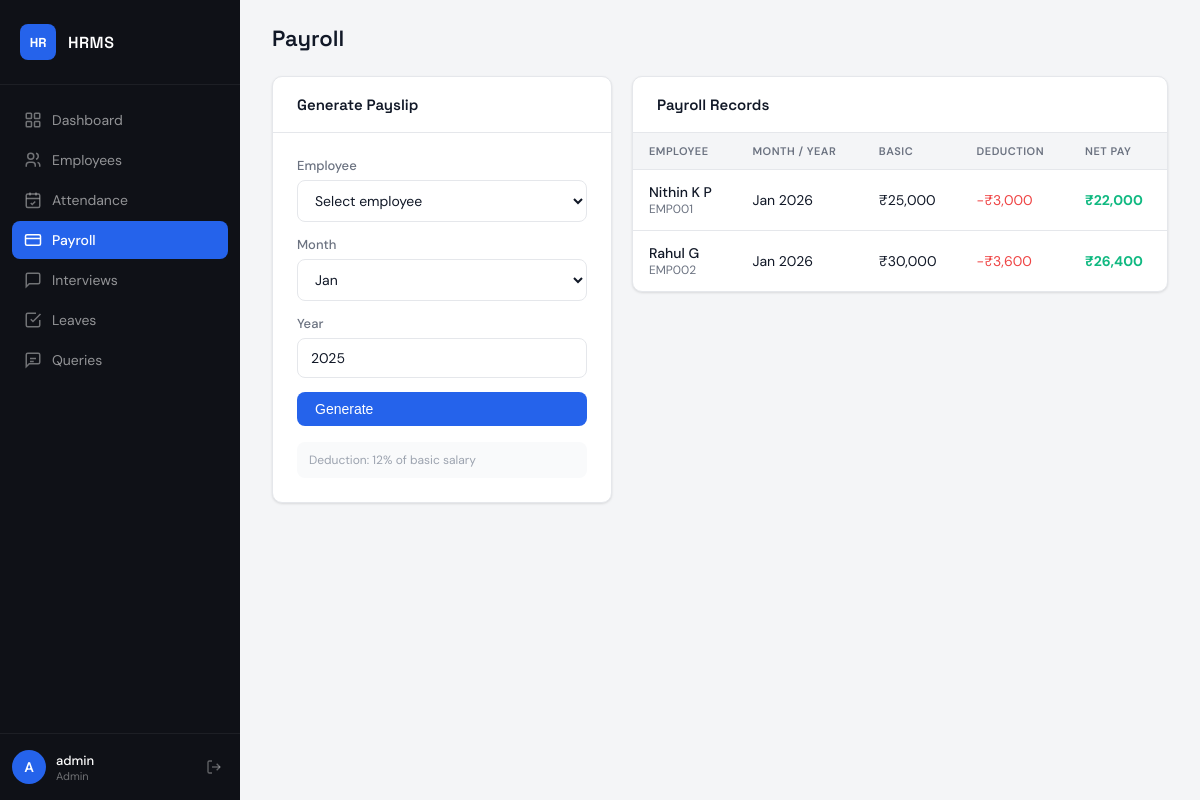
The app's page /payroll (signed in) with its own data.
### app.py (models this page shows)
class Payroll(db.Model):
    id = db.Column(db.Integer, primary_key=True)
    employee_id = db.Column(db.Integer, db.ForeignKey('employee.id'), nullable=False)
    month = db.Column(db.Integer, nullable=False)
    year = db.Column(db.Integer, nullable=False)
    basic = db.Column(db.Float, default=0)
    deduction = db.Column(db.Float, default=0)
    net = db.Column(db.Float, default=0)
    generated_on = db.Column(db.DateTime, default=datetime.utcnow)
    employee = db.relationship('Employee', backref='payrolls')

class Employee(db.Model):
    id = db.Column(db.Integer, primary_key=True)
    emp_number = db.Column(db.String(20), unique=True, nullable=False)
    first_name = db.Column(db.String(80), nullable=False)
    last_name = db.Column(db.String(80), nullable=False)
    position = db.Column(db.String(100))
    department = db.Column(db.String(100))
    email = db.Column(db.String(120), unique=True)
    salary = db.Column(db.Float, default=0)
    joined_date = db.Column(db.Date, default=date.today)
    is_active = db.Column(db.Boolean, default=True)

### app.py (the view)
@app.route('/payroll')
@login_required
@admin_required
def payroll():
    employees = Employee.query.filter_by(is_active=True).all()
    records = Payroll.query.order_by(Payroll.year.desc(), Payroll.month.desc()).all()
    return render_template('payroll.html', employees=employees, records=records)

### app.py (called while the page is built)
def login_required(f):
    @wraps(f)
    def decorated(*args, **kwargs):
        if 'user_id' not in session:
            return redirect(url_for('login'))
        return f(*args, **kwargs)
    return decorated

def admin_required(f):
    @wraps(f)
    def decorated(*args, **kwargs):
        if session.get('role') != 'admin':
            flash('Admin access required.', 'danger')
            return redirect(url_for('dashboard'))
        return f(*args, **kwargs)
    return decorated

### templates/payroll.html (shortened to what this page needs)
{% extends "base.html" %}
{% block page_title %}Payroll{% endblock %}
{% block content %}
<div style="display:grid;grid-template-columns:340px 1fr;gap:20px;align-items:start;">
  <div class="card">
    <div class="card-header"><span class="card-title">Generate Payslip</span></div>
    <div class="card-body">
      <form method="POST" action="{{ url_for('generate_payroll') }}" style="display:flex;flex-direction:column;gap:14px;">
        <div class="form-group">
          <label>Employee</label>
          <select name="employee_id" required>
            <option value="">Select employee</option>
          </select>
        </div>
        <div class="form-group">
          <label>Month</label>
          <select name="month" required>
            {% for i in range(1,13) %}
            <option value="{{ i }}">{{ ['Jan','Feb','Mar','Apr','May','Jun','Jul','Aug','Sep','Oct','Nov','Dec'][i-1] }}</option>
            {% endfor %}
          </select>
        </div>
        <div class="form-group">
          <label>Year</label>
          <input name="year" type="number" value="2025" min="2020" max="2030" required>
        </div>
        <button type="submit" class="btn btn-primary">Generate</button>
      </form>
      <div style="margin-top:16px;font-size:12px;color:#9ca3af;padding:10px 12px;background:#f9fafb;border-radius:8px;">
        Deduction: 12% of basic salary
      </div>
    </div>
  </div>
  <div class="card">
    <div class="card-header"><span class="card-title">Payroll Records</span></div>
    <div class="table-wrap">
      <table>
        <thead>
          <tr><th>Employee</th><th>Month / Year</th><th>Basic</th><th>Deduction</th><th>Net Pay</th></tr>
        </thead>
        <tbody>
          {% for r in records %}
          <tr>
            <td>
              <div style="font-weight:500;">{{ r.employee.first_name }} {{ r.employee.last_name }}</div>
              <div style="font-size:12px;color:#6b7280;">{{ r.employee.emp_number }}</div>
            </td>
            <td>{{ ['Jan','Feb','Mar','Apr','May','Jun','Jul','Aug','Sep','Oct','Nov','Dec'][r.month-1] }} {{ r.year }}</td>
            <td>₹{{ "{:,.0f}".format(r.basic) }}</td>
            <td style="color:#ef4444;">-₹{{ "{:,.0f}".format(r.deduction) }}</td>
            <td><strong style="color:#10b981;">₹{{ "{:,.0f}".format(r.net) }}</strong></td>
          </tr>
          {% else %}
          <tr><td colspan="5"><div class="empty-state"><p>No payroll records yet.</p></div></td></tr>
          {% endfor %}
        </tbody>
      </table>
    </div>
  </div>
</div>
{% endblock %}

### templates/base.html (shortened to what this page needs)
<!DOCTYPE html>
<html lang="en">
<head>
  <link rel="stylesheet" href="{{ url_for('static', filename='css/style.css') }}">
</head>
<body>
{% if session.get('user_id') %}
<div class="layout">
  <aside class="sidebar">
    <div class="brand">
      <div class="brand-icon">HR</div>
      <span class="brand-name">HRMS</span>
    </div>
    <nav class="nav-menu">
      <a href="{{ url_for('dashboard') }}" class="nav-item {% if request.endpoint == 'dashboard' %}active{% endif %}">
        <svg width="18" height="18" fill="none" stroke="currentColor" stroke-width="2" viewBox="0 0 24 24"><rect x="3" y="3" width="7" height="7" rx="1"/><rect x="14" y="3" width="7" height="7" rx="1"/><rect x="3" y="14" width="7" height="7" rx="1"/><rect x="14" y="14" width="7" height="7" rx="1"/></svg>
        Dashboard
      </a>
      {% if session.role == 'admin' %}
      <a href="{{ url_for('employees') }}" class="nav-item {% if 'employee' in request.endpoint %}active{% endif %}">
        <svg width="18" height="18" fill="none" stroke="currentColor" stroke-width="2" viewBox="0 0 24 24"><circle cx="9" cy="7" r="4"/><path d="M3 21v-2a4 4 0 0 1 4-4h4a4 4 0 0 1 4 4v2"/><path d="M16 3.13a4 4 0 0 1 0 7.75"/><path d="M21 21v-2a4 4 0 0 0-3-3.85"/></svg>
        Employees
      </a>
      <a href="{{ url_for('attendance') }}" class="nav-item {% if request.endpoint == 'attendance' %}active{% endif %}">
        <svg width="18" height="18" fill="none" stroke="currentColor" stroke-width="2" viewBox="0 0 24 24"><rect x="3" y="4" width="18" height="18" rx="2"/><line x1="16" y1="2" x2="16" y2="6"/><line x1="8" y1="2" x2="8" y2="6"/><line x1="3" y1="10" x2="21" y2="10"/><path d="m9 16 2 2 4-4"/></svg>
        Attendance
      </a>
      <a href="{{ url_for('payroll') }}" class="nav-item {% if request.endpoint == 'payroll' %}active{% endif %}">
        <svg width="18" height="18" fill="none" stroke="currentColor" stroke-width="2" viewBox="0 0 24 24"><rect x="2" y="5" width="20" height="14" rx="2"/><line x1="2" y1="10" x2="22" y2="10"/></svg>
        Payroll
      </a>
      <a href="{{ url_for('interviews') }}" class="nav-item {% if 'interview' in request.endpoint %}active{% endif %}">
        <svg width="18" height="18" fill="none" stroke="currentColor" stroke-width="2" viewBox="0 0 24 24"><path d="M21 15a2 2 0 0 1-2 2H7l-4 4V5a2 2 0 0 1 2-2h14a2 2 0 0 1 2 2z"/></svg>
        Interviews
      </a>
      {% endif %}
      <a href="{{ url_for('leaves') }}" class="nav-item {% if 'leave' in request.endpoint %}active{% endif %}">
        <svg width="18" height="18" fill="none" stroke="currentColor" stroke-width="2" viewBox="0 0 24 24"><path d="M9 11l3 3L22 4"/><path d="M21 12v7a2 2 0 0 1-2 2H5a2 2 0 0 1-2-2V5a2 2 0 0 1 2-2h11"/></svg>
        Leaves
      </a>
      <a href="{{ url_for('messages') }}" class="nav-item {% if 'message' in request.endpoint %}active{% endif %}">
        <svg width="18" height="18" fill="none" stroke="currentColor" stroke-width="2" viewBox="0 0 24 24"><path d="M21 15a2 2 0 0 1-2 2H7l-4 4V5a2 2 0 0 1 2-2h14a2 2 0 0 1 2 2z"/><path d="M8 10h8"/><path d="M8 14h5"/></svg>
        {% if session.role == 'admin' %}Queries{% else %}Messages{% endif %}
      </a>
    </nav>
    <div class="sidebar-footer">
      <div class="user-info">
        <div class="user-avatar">{{ session.username[0]|upper }}</div>
        <div>
          <div class="user-name">{{ session.username }}</div>
          <div class="user-role">{{ session.role|capitalize }}</div>
        </div>
      </div>
      <a href="{{ url_for('logout') }}" class="logout-btn">
        <svg width="16" height="16" fill="none" stroke="currentColor" stroke-width="2" viewBox="0 0 24 24"><path d="M9 21H5a2 2 0 0 1-2-2V5a2 2 0 0 1 2-2h4"/><polyline points="16 17 21 12 16 7"/><line x1="21" y1="12" x2="9" y2="12"/></svg>
      </a>
    </div>
  </aside>
  <main class="main">
    <div class="topbar">
      <h1 class="page-title">{% block page_title %}Dashboard{% endblock %}</h1>
    </div>
    <div class="content">
      {% block content %}{% endblock %}
    </div>
  </main>
</div>
{% else %}
  {% block auth_content %}{% endblock %}
{% endif %}
</body>
</html>

### records on screen
Payroll: employee.first_name "Nithin", employee.last_name "K P", employee.emp_number "EMP001", month "Jan", year "2026", basic "25,000", deduction "3,000", net "22,000"
Payroll: employee.first_name "Rahul", employee.last_name "G", employee.emp_number "EMP002", month "Jan", year "2026", basic "30,000", deduction "3,600", net "26,400"

### other values on screen
{{ session.username[0]|upper }} "A"
{{ session.username }} "admin"
{{ session.role|capitalize }} "Admin"
form field month "Jan"
